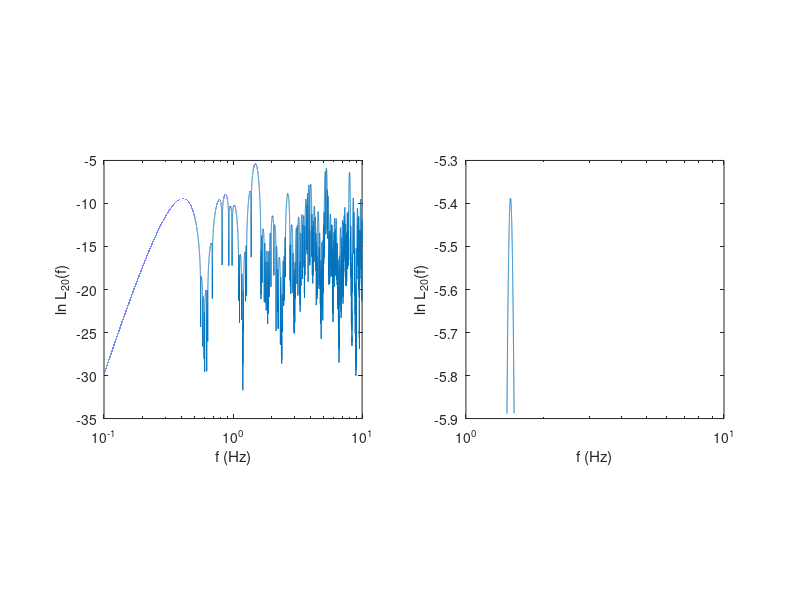
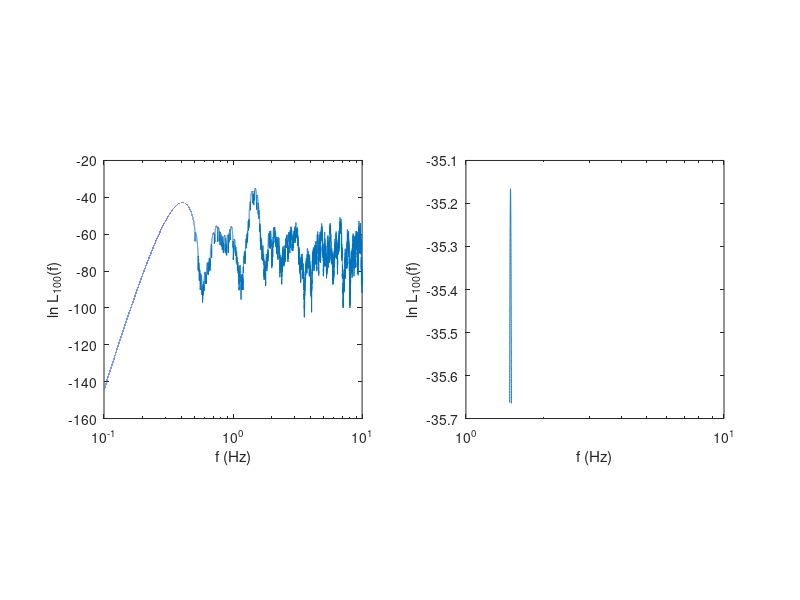

MATLAB code for these plots, in order:
% Statistical Methods in Physics Spring 2014
% University of Helsinki
%
% Exercise 6
% Mikael Mieskolainen

clear;
close all;

% Read in data
fid = fopen('./data/ml_sample_1.txt');
D20 = fscanf(fid, '%f', [1 inf])';
fclose(fid);

% Read in data
fid = fopen('./data/ml_sample_2.txt');
D100 = fscanf(fid, '%f', [1 inf])';
fclose(fid);


%% TASK 2

% PDF of data, t in [0,1]
pdf = @(f,t) abs(sin(2*pi*f*t));

% Frequency range uniformly in 0.1 ... 10
f = logspace(-1, 1, 100000);


%% i.) and iii.)

data = {D20, D100};
label = {'20', '100'};

% Estimated values
f_est = zeros(2,1);

% Estimated errors
f_err = zeros(2,2);

for k = 1:2

% Log likelihood as a function of f, prod(pdf)-> sum(log(pdf))
figure;

lnL = zeros(size(f));
for i = 1:length(f)
    lnL(i) = sum( log(pdf(f(i), data{k})) );
end
subplot(1,2,1);
semilogx(f, lnL);
set(gcf,'visible','off');
xlabel('f (Hz)');
ylabel(sprintf('ln L_{%s}(f)', label{k}));
axis square;

% Find the maximum ln L and its f value
[~, ind] = max(lnL);

fprintf('i / iii.) lnL_max,%s = %0.3f and f_%s = %0.3f (Hz) \n', label{k}, ...
        lnL(ind), label{k}, f(ind));

% Save value
f_est(k) = f(ind);


%% ii.) and iv.)

% Find the uncertainty using "graphical method"

target = lnL(ind) - 0.5;

% Lower side parabola scan, i.e. find where ln L_max - 1/2
lower_ind = 0;
diff_min = inf;
for i = ind:-1:1
    diff = abs(target - lnL(i));
    if (diff < diff_min)
        diff_min = diff;
        lower_ind = i;
    end
end

% Upper side parabola scan, i.e. find where ln L_max - 1/2
upper_ind = 0;
diff_min = inf;
for i = ind:length(lnL)
    diff = abs(target - lnL(i));
    if (diff < diff_min)
        diff_min = diff;
        upper_ind = i;
    end
end

% Now plot that
subplot(1,2,2);
semilogx(f(lower_ind:upper_ind), lnL(lower_ind:upper_ind));
set(gcf,'visible','on');
xlabel('f (Hz)');
ylabel(sprintf('ln L_{%s}(f)', label{k}));
axis square;

% The uncertainty corresponding to one standard deviation
% [f - lower_value, f + upper_value]
fprintf('ii / iv.) 1-sigma intervals: [f_%s - %0.3f, f_%s + %0.3f]\n', ...
        label{k}, f(ind) - abs(f(lower_ind)), label{k}, f(upper_ind) - f(ind));

% Save errors
f_err(k,:) = [f(ind) - abs(f(lower_ind)), f(upper_ind) - f(ind)];


end

%% v.)

% Taking the uncertainties

% Based on sample sizes, uncertainty should be ~ sqrt(20) / sqrt(100)
std_20 = f_est(1) / sqrt(20);
std_100 = f_est(2) / sqrt(100);
sqrtN_ratio = std_20 / std_100;

% Take the mean of lower and upper errors (they are really close)
graph_ratio = mean(f_err(1,:)) / mean(f_err(2,:));

fprintf('v.) Graphical errors ratio: %0.3f, sqrt(N) ratio: %0.3f \n', ...
        graph_ratio, sqrtN_ratio);

% Not exactly the same, but on the order of magnitude compatible

